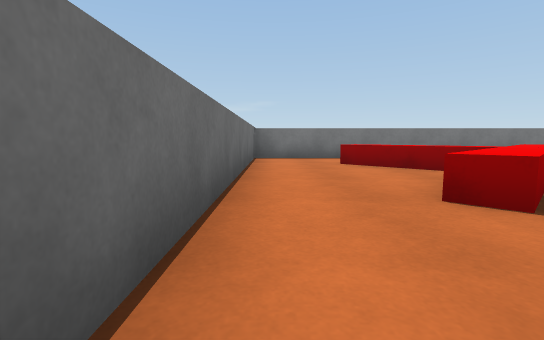
View 1 (above)

16 first-person views from a walk through a scene from a Unity 3-D project. The camera is 0.51 m above the floor, tilts 6° down and sees 85° across. The floor is counted in squares, 1 m on a side. Each view is taken from the middle of a square. On the plan, view 1 faces up. The plan holds only what a view shows up to about 9 squares ahead; the rest is blank. The place goes on beyond the plan. The player is left out. Surface patterns are stand-ins for the level's own textures.

View 2
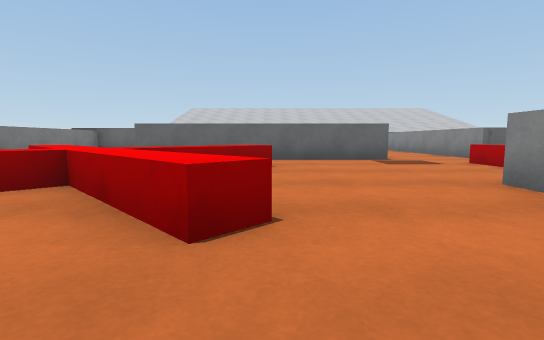

View 3
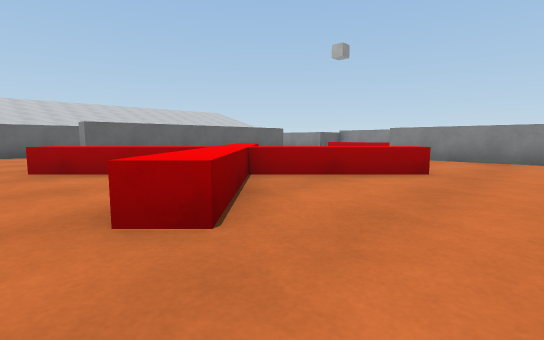

View 4
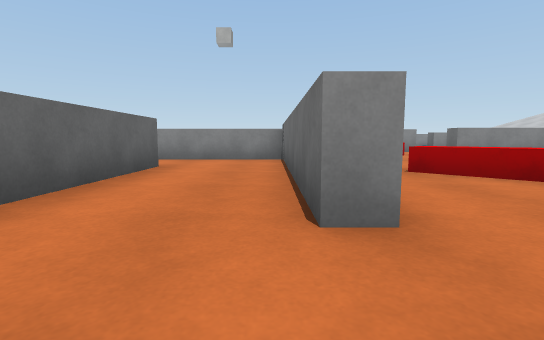

View 5
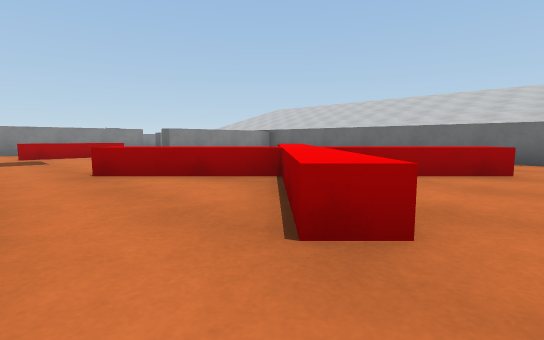

View 6
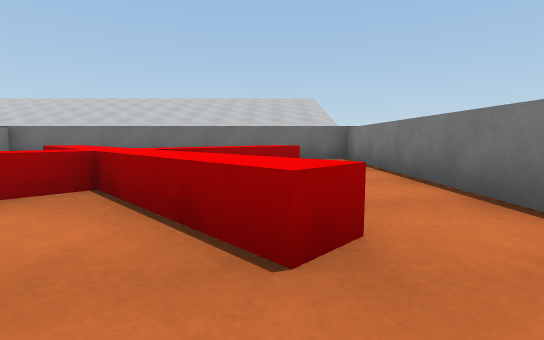

View 7
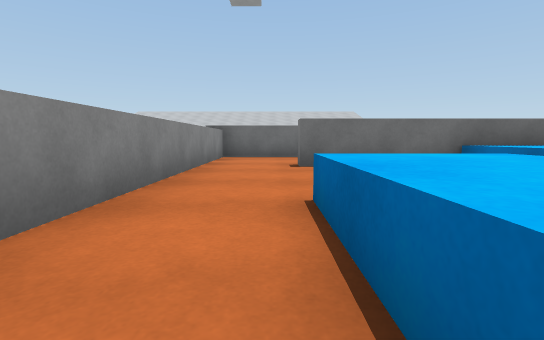

View 8
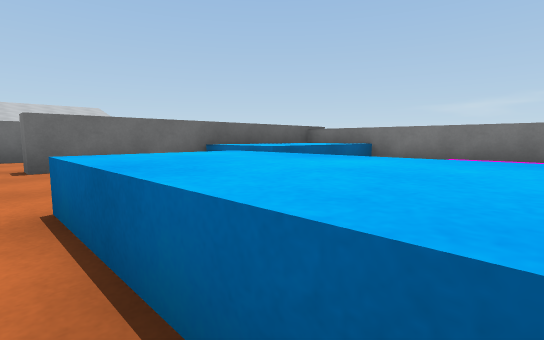

View 9
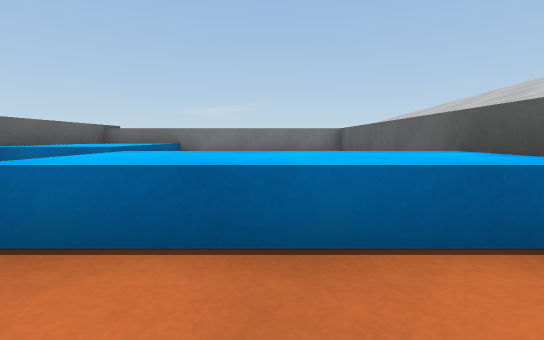

View 10
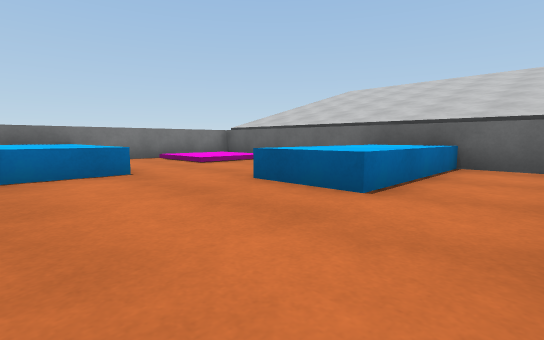

View 11
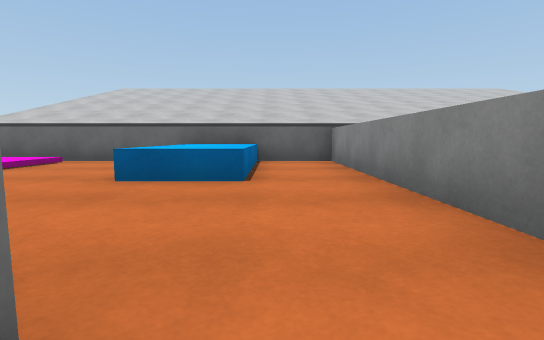

View 12
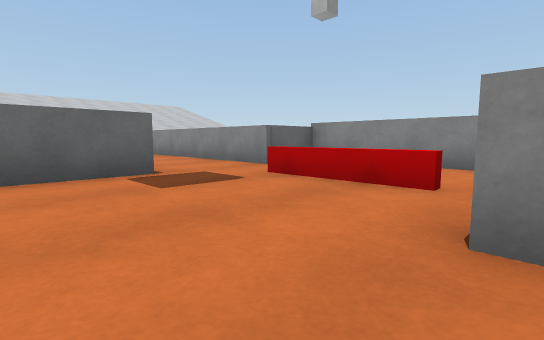

View 13
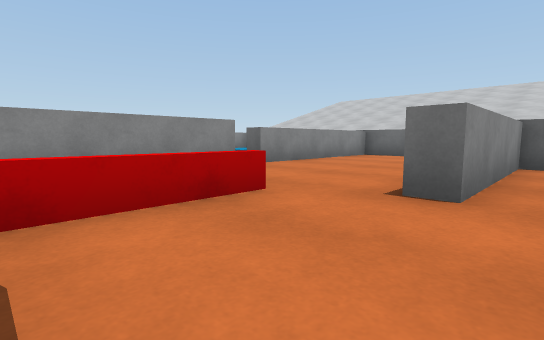

View 14
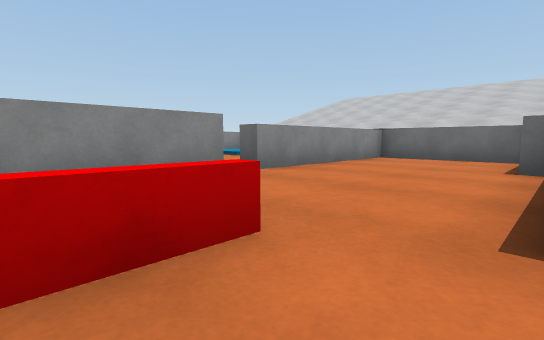

View 15
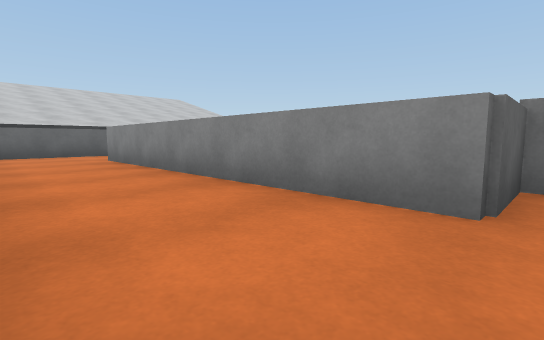

View 16
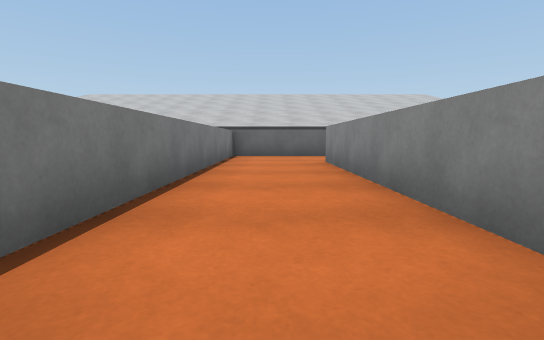

### Floor plan
Key: @ floor where view 1 was taken; # wall or solid block; . main floor; : floor 0.1 m higher than the main floor; = window, fence, low wall or low ledge; ^ raised ledge.
Columns run from 4 left of view 1 to 17 right of it. Each row starts with its distance up from view 1.
  8    ^###########^^####^
  7    ^..........^^^..::^
  6    ^..^..^=...^^^..::^
  5    ^...^^^.#..^^^....^
  4    ^...^^..#..#......^
  3    ^..^^.^##..#...^^^^
  2    ^..^..==#..#...^^^^
  1    ^.......#.........^
  0    ^@......##........^
 -1    ^####....#########^
 -2 ^^......===..........^
 -3 ^^....... .########..^
 -4 ^^....... .#         ^
 -5  ^#### #####

Where each view was taken, in squares from view 1:
view 1: 0 up, 0 right, facing up
view 2: 2 up, 0 right, facing right
view 3: 7 up, 0 right, facing down-right
view 4: 7 up, 8 right, facing down
view 5: 7 up, 7 right, facing down-left
view 6: 6 up, 7 right, facing left
view 7: 1 up, 16 right, facing left
view 8: 1 up, 16 right, facing up-left
view 9: 0 up, 15 right, facing up
view 10: 0 up, 11 right, facing up-right
view 11: 1 up, 10 right, facing right
view 12: 1 up, 3 right, facing down-right
view 13: 0 up, 6 right, facing down-left
view 14: 1 down, 5 right, facing down-left
view 15: 1 down, 7 right, facing down-right
view 16: 2 down, 8 right, facing right
